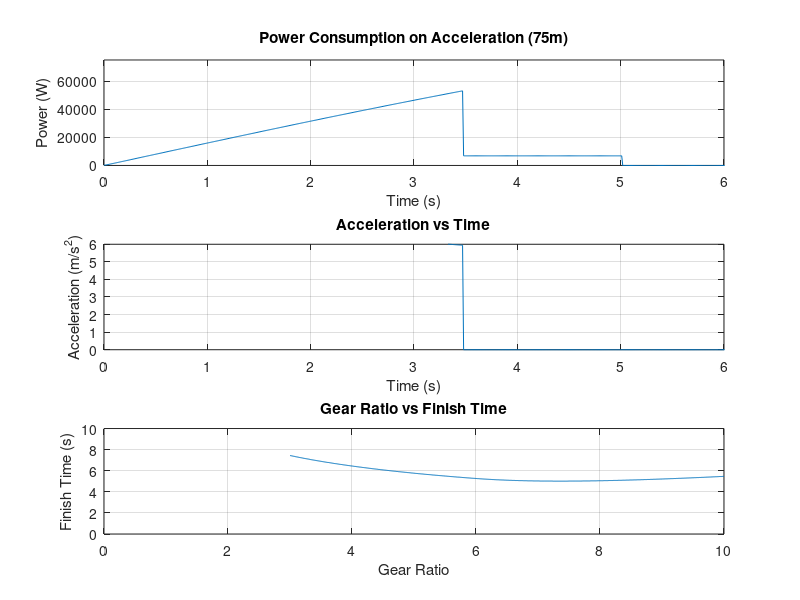

The MATLAB script that drew this image:
clear all
clc
%% Estimating Optimum Gear Ratio
j = 1;
GRDelta = 0.01; 
GR = 3; %start of gear ratio estimating

while (GR <= 10)
    %% Set parameters
    FrontArea = 1.38; %sq meters
    AirDensity = 1.2250; %kg/cubic meters
    DragCoeff = 0.655;
    WheelRadius = 0.26; %meters (10 inches)
    MechanicalEfficiency = 0.98;
    Mass = 320; %kg
    Distance = 75; %meters
    TimeDelta = 0.01; %second
    EndTime = 100; %10 seconds
    Acceleration = 0; %M/s/s
    Velocity = 0; %M/s
    Position = 0; % M
    Pi = 35; %PSI (Agus riset dulu)
    angle=0; %degree
    
    % Set Maximum RPM and Peak Torque on Motor
    MaxRpm = 6000; %RPM
    PeakTorque = 80; %Nm
    
    % Max Speed
    MaxSpeed = ((MaxRpm/GR/60) * (WheelRadius*2*pi)); %m/s
    
    %% Acceleration Power Simulation
    i = 1;
    while (i <= 100/.01)
        ForceDrag = (0.5)*AirDensity*DragCoeff*FrontArea*(Velocity.^2); % Aerodynamic Drag
        ForceAtWheels = PeakTorque/WheelRadius * GR * MechanicalEfficiency;
        
        if (Velocity >= MaxSpeed)
            ForceAtWheels = ForceDrag;
            Velocity = MaxSpeed;
            Acceleration = 0;
        else
            Acceleration = (ForceAtWheels - ForceDrag)/Mass;
            Velocity = Velocity + (Acceleration * TimeDelta);
        end
        
        Accel(j,i) = Acceleration;
        Position = Position + (Velocity * TimeDelta);
        Power(j,i) = ((ForceAtWheels * Velocity) / 0.95) / MechanicalEfficiency; %taking into account motor efficiency and drivetrain losses
        
        % Finish 75m Acceleration
        if(Position > Distance)
            FinishTime(j) = i / 100; %Finish time (s)
            FinishVelocity(j) = Velocity * 3.6; % Finish Velocity (m/s)
            CurrentMaxSpeed(j) = MaxSpeed * 3.6; %Max Speed with current gear ratio (m/s)
            break;
        end
            
        i = i + 1;
        Times(i) = i*TimeDelta;
    end
    
    GearRatio(j) = GR;
    GR = GR + GRDelta;
    j = j + 1;
end

%% Results
Fastest = find(FinishTime == min(FinishTime(:)));
fprintf('GR : %f\n', GearRatio(Fastest(1)));
fprintf('Finish on %f seconds at %f km/h (Max = %f km/h)\n', FinishTime(Fastest(1)), FinishVelocity(Fastest(1)), CurrentMaxSpeed(Fastest(1)));
%% Graph
subplot(3,1,1), plot(Times, Power(Fastest(1),:))
title('Power Consumption on Acceleration (75m)')
xlabel('Time (s)')
ylabel('Power (W)')
axis([0 6 0 75000])
grid on
subplot(3,1,2), plot(Times, Accel(Fastest(1),:))
axis([0 6 0 6])
title('Acceleration vs Time')
xlabel('Time (s)')
ylabel('Acceleration (m/s^2)')
grid on
subplot(3,1,3), plot(GearRatio, FinishTime)
axis([0 10 0 10])
title('Gear Ratio vs Finish Time')
xlabel('Gear Ratio')
ylabel('Finish Time (s)')
grid on